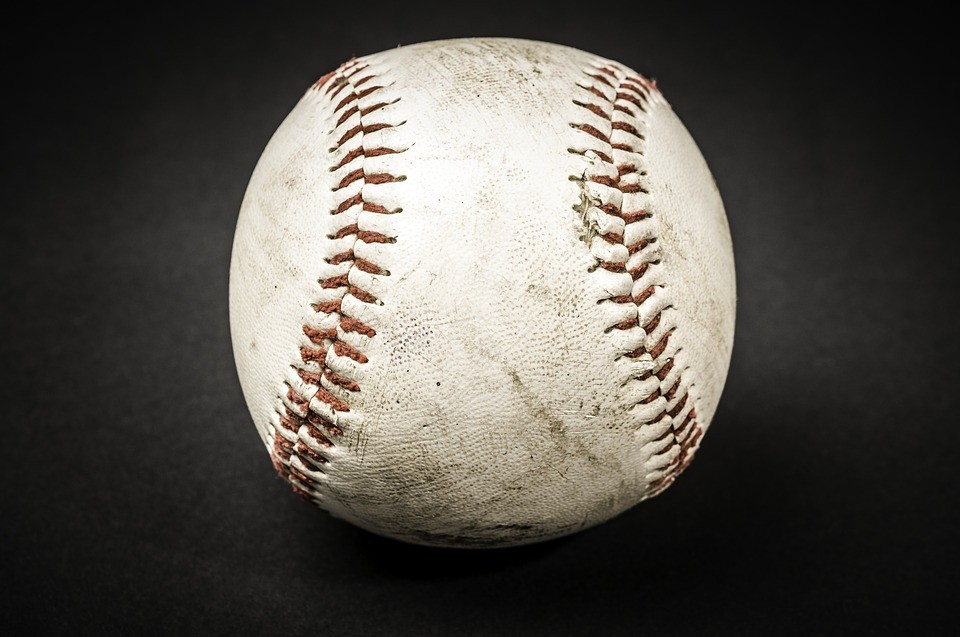
#> input picture Bilder/Ball.jpg, 960 x 637 px, found by its file name
$ python kontrastspeizung.py
#> lines starting #> are read from the running program, lines starting #| are printed output that depends on the picture
import cv2 #Importieren OpenCV
import numpy as np #Importieren Numpy
from matplotlib import pyplot as plt


def global_kontrastspeizung(image):

    #bestimme die maximale Dehnung des vorhandenen Bildes
    maxpos = np.max(image.copy())
    minpos = np.min(image.copy())


    f = (255/(maxpos-minpos))

    #berechne nach Formel aus Vorlesung
    img  = np.uint8(((image - minpos) * (f)))

    return img


def kanal_kontrastspeizung(image):

    #teile das Bild in Schwarz weiß fotos der einzelnen Kanäle
    b,g,r =cv2.split(image)

    #merge und führe Globale spreizung für jedes Foto durch
    result = cv2.merge([global_kontrastspeizung(b),global_kontrastspeizung(g),global_kontrastspeizung(r)])

    return result


#AUSFÜHRUNG:____________________

def run(image, result,settings=None): #Funktion zur Bildverarbeitung
    #Graubild erzeugen
    image3=cv2.cvtColor(image, cv2.COLOR_RGB2GRAY)
    result.append({"name":"Gray","data":global_kontrastspeizung(image)})


if __name__ == '__main__': #Wird das Skript mit python Basis.py aufgerufen, ist diese Bedingung erfüllt
    image=cv2.imread("Images\Ball.jpg")
#> image is the input picture: shape (637, 960, 3); mean B, G, R 76.1, 82.2, 85.9
    result=[]
    run(image,result)
#> in run, `image3=cv2.cvtColor(image, cv2.COLOR_RGB2GRAY)`:
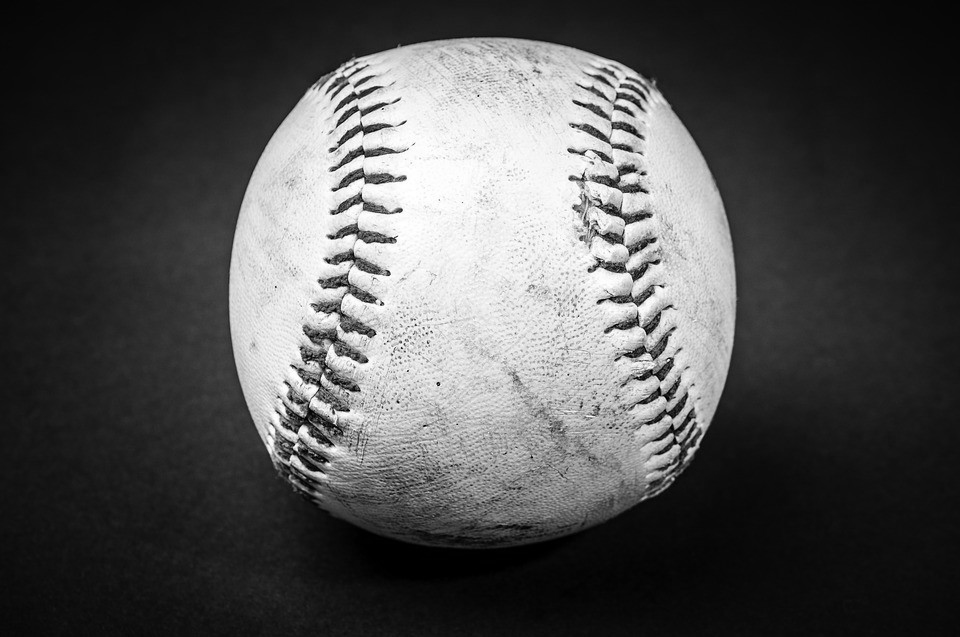
#> image3: shape (637, 960); min 0, max 255, mean 80.9
#> in global_kontrastspeizung, `maxpos = np.max(image.copy())`: maxpos = 255
#> in global_kontrastspeizung, `minpos = np.min(image.copy())`: minpos = 0
#> in global_kontrastspeizung, `f = (255/(maxpos-minpos))`: f = 1
    for ele in result:
        cv2.imshow(ele["name"],ele["data"])
    cv2.waitKey(0)
    cv2.destroyAllWindows()

$ run again, with Bilder/Besteck.jpg copied over Bilder/Ball.jpg
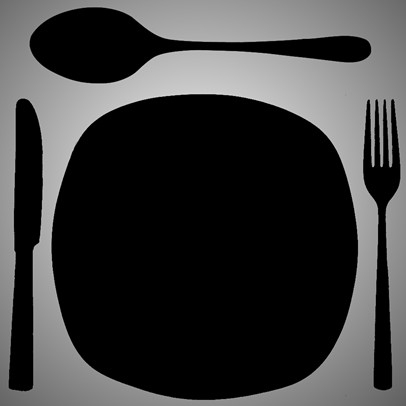
#> input picture Bilder/Besteck.jpg, 406 x 406 px, found by its file name
#> image is the input picture: shape (406, 406, 3); min 0, max 222, mean 59.7
#> maxpos = 222
#> minpos = 0
#> f = 1.15
#> in global_kontrastspeizung, `img  = np.uint8(((image - minpos) * (f)))`:
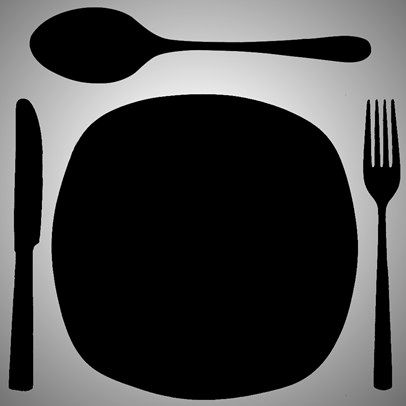
#> img: shape (406, 406, 3); min 0, max 255, mean 68.3
